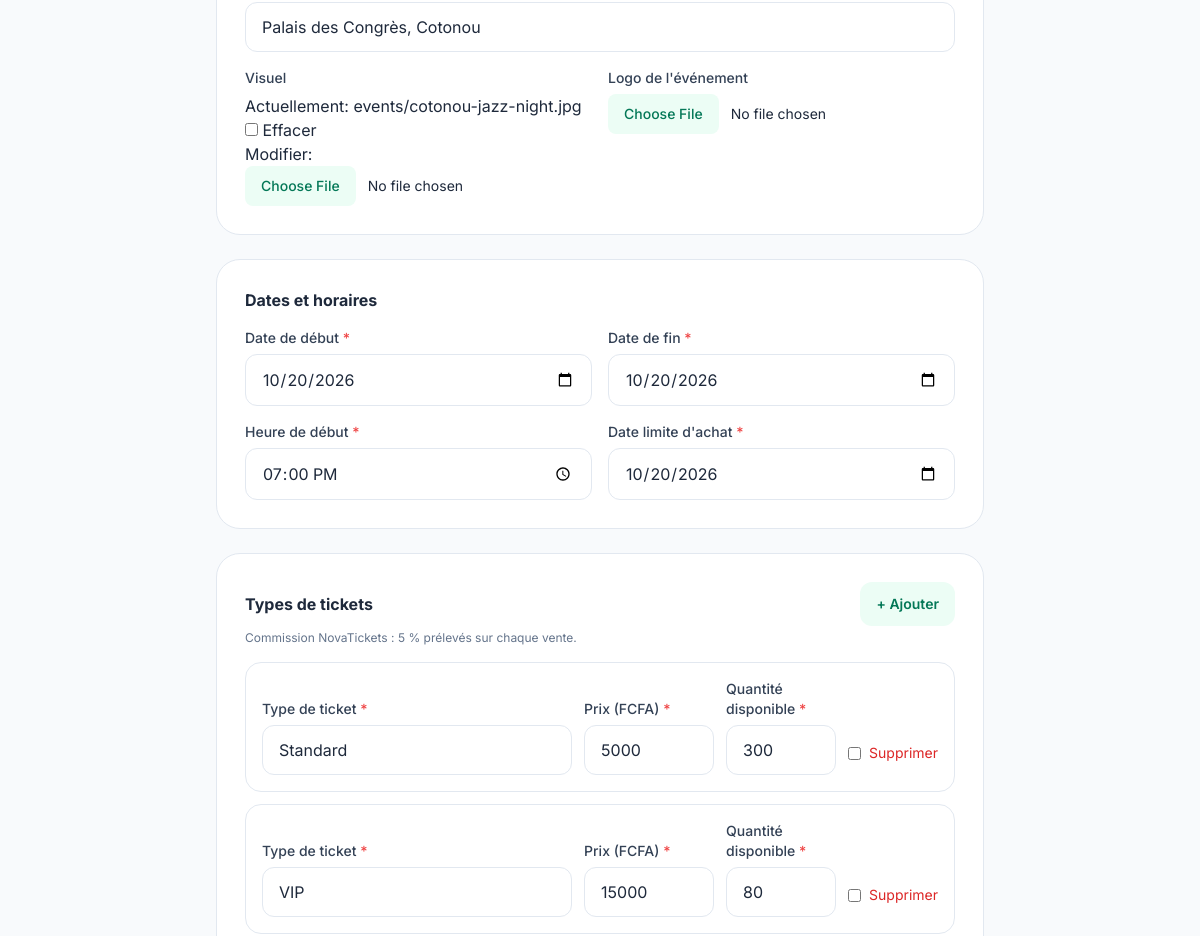
The page /evenements/1/modifier/ (signed in, middle part) on the database as committed earlier.
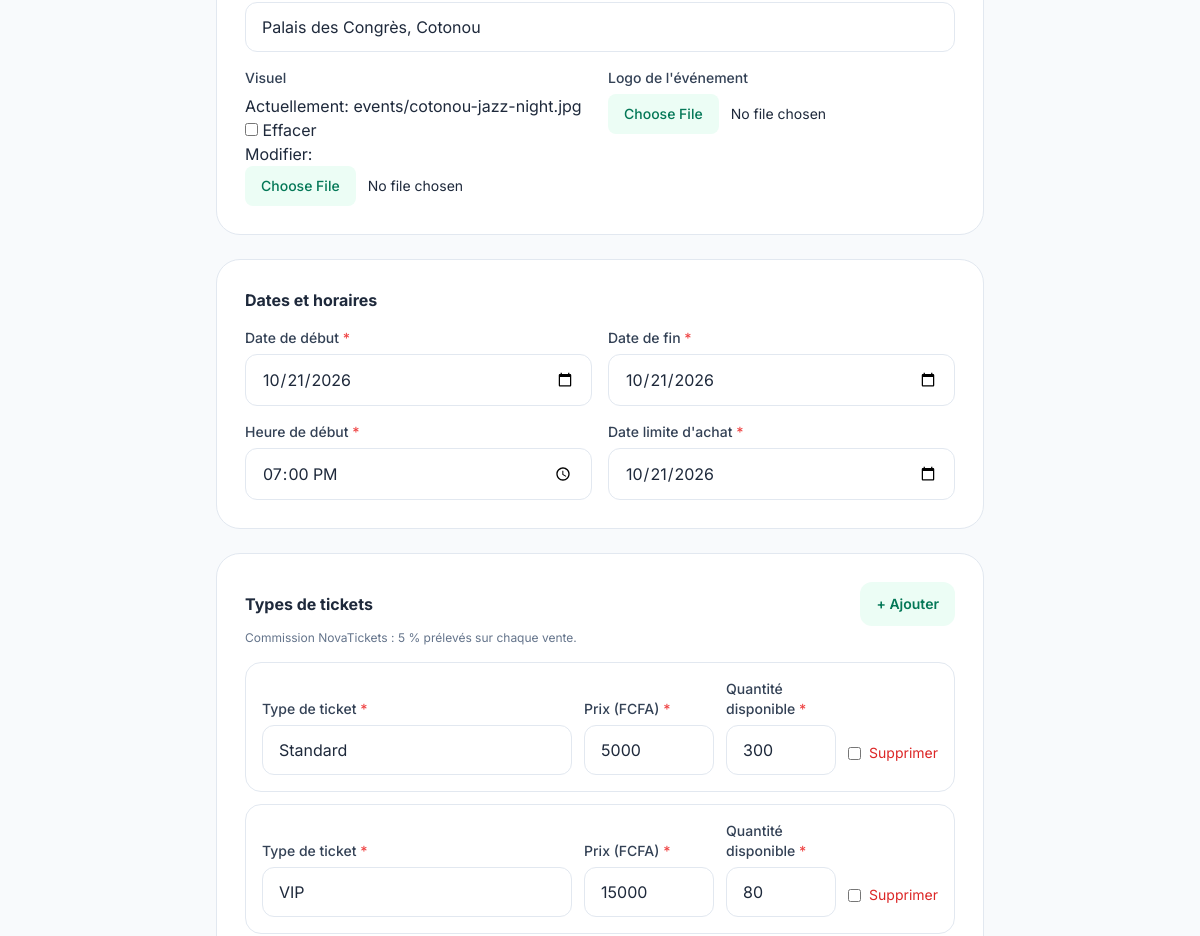
The same page on the database as committed later.
### events/models.py (models this page shows, shortened)
class Event(models.Model):
    DRAFT = "draft"
    PUBLISHED = "published"
    STATUSES = [(DRAFT, "Brouillon"), (PUBLISHED, "Publié")]
    organizer = models.ForeignKey(settings.AUTH_USER_MODEL, on_delete=models.CASCADE, related_name="events")
    name = models.CharField("Nom de l'événement", max_length=200)
    slug = models.SlugField(max_length=220, unique=True, blank=True)
    description = models.TextField(blank=True)
    location = models.CharField("Lieu", max_length=200, blank=True)
    banner = models.ImageField("Visuel", upload_to="events/", blank=True, null=True)
    logo = models.ImageField("Logo de l'événement", upload_to="event_logos/", blank=True, null=True)
    start_date = models.DateField("Date de début")
    end_date = models.DateField("Date de fin")
    start_time = models.TimeField("Heure de début")
    sales_deadline = models.DateField("Date limite d'achat")
    status = models.CharField(max_length=12, choices=STATUSES, default=DRAFT)
    created_at = models.DateTimeField(auto_now_add=True)
    class Meta:
        ordering = ["start_date", "start_time"]

### events/views.py (the view)
    @login_required
    def wrapper(request, *a, **kw):
        if not request.user.is_organisateur:
            raise PermissionDenied
        return view(request, *a, **kw)

### events/forms.py (shortened to what this page needs)
class EventForm(forms.ModelForm):
    class Meta:
        model = Event
        fields = ["name", "description", "location", "banner", "logo", "start_date", "end_date", "start_time", "sales_deadline"]
        widgets = {
            "description": forms.Textarea(attrs={"rows": 4}),
            "start_date": forms.DateInput(attrs={"type": "date"}, format="%Y-%m-%d"),
            "end_date": forms.DateInput(attrs={"type": "date"}, format="%Y-%m-%d"),
            "sales_deadline": forms.DateInput(attrs={"type": "date"}, format="%Y-%m-%d"),
            "start_time": forms.TimeInput(attrs={"type": "time"}, format="%H:%M"),
        }
    def __init__(self, *a, **kw):
        super().__init__(*a, **kw)
        for f in self.fields.values():
            if isinstance(f.widget, forms.FileInput):
                f.widget.attrs.update({
                    "class": "block w-full text-sm file:mr-3 file:rounded-lg file:border-0 file:bg-emerald-50 file:px-4 file:py-2.5 file:text-emerald-700 file:font-medium",
                    "accept": "image/*",
                })
            else:
                f.widget.attrs["class"] = INPUT

### templates/events/form.html (shortened to what this page needs)
{% extends "base.html" %}
{% block content %}
<div class="mx-auto max-w-3xl">
  <form method="post" enctype="multipart/form-data" class="mt-6 space-y-6">{% csrf_token %}
    <section class="grid gap-4 md:grid-cols-2 rounded-3xl bg-white border border-slate-200 p-5 md:p-7">
      <div class="md:col-span-2">{% with field=form.location %}{% include "partials/field.html" %}{% endwith %}</div>
      {% with field=form.banner %}{% include "partials/field.html" %}{% endwith %}
      {% with field=form.logo %}{% include "partials/field.html" %}{% endwith %}
    </section>
    <section class="grid gap-4 sm:grid-cols-2 rounded-3xl bg-white border border-slate-200 p-5 md:p-7">
      <h2 class="sm:col-span-2 font-bold">Dates et horaires</h2>
      {% with field=form.start_date %}{% include "partials/field.html" %}{% endwith %}
      {% with field=form.end_date %}{% include "partials/field.html" %}{% endwith %}
      {% with field=form.start_time %}{% include "partials/field.html" %}{% endwith %}
      {% with field=form.sales_deadline %}{% include "partials/field.html" %}{% endwith %}
    </section>
    <section class="rounded-3xl bg-white border border-slate-200 p-5 md:p-7">
      <div class="flex items-center justify-between">
        <h2 class="font-bold">Types de tickets</h2>
        <button type="button" id="add-ticket" class="tap rounded-xl bg-emerald-50 px-4 text-sm font-semibold text-emerald-700">+ Ajouter</button>
      </div>
      <p class="text-xs text-slate-500 mt-1">Commission NovaTickets : {{ COMMISSION_PERCENT }} % prélevés sur chaque vente.</p>
      <div id="ticket-forms" class="mt-4 space-y-3">
        {% for tf in formset %}
        <div class="ticket-row grid gap-3 rounded-2xl border border-slate-200 p-4 sm:grid-cols-[1fr_130px_110px_auto] sm:items-end">
          {% with field=tf.name %}{% include "partials/field.html" %}{% endwith %}
          {% with field=tf.price %}{% include "partials/field.html" %}{% endwith %}
          {% with field=tf.stock %}{% include "partials/field.html" %}{% endwith %}
          <div class="flex items-center">
            {% if tf.instance.pk %}<label class="flex items-center gap-2 text-sm text-red-600 tap">{{ tf.DELETE }} Supprimer</label>
            {% else %}<button type="button" class="remove-ticket tap text-sm text-red-600">Retirer</button>{% endif %}
          </div>
        </div>
        {% endfor %}
      </div>
    </section>
  </form>
</div>
{% endblock %}

### templates/partials/field.html (shortened to what this page needs)
<div>
  <label for="{{ field.id_for_label }}" class="block text-sm font-medium text-slate-700 mb-1.5">{{ field.label }}{% if field.field.required %} <span class="text-red-500">*</span>{% endif %}</label>
  {{ field }}
</div>

Rows that differ between the two databases and show on the page:
changed Event "Palais des Congrès, Cotonou": start_date "10/20/2026" → "10/21/2026"; end_date "10/20/2026" → "10/21/2026"; sales_deadline "10/20/2026" → "10/21/2026"
